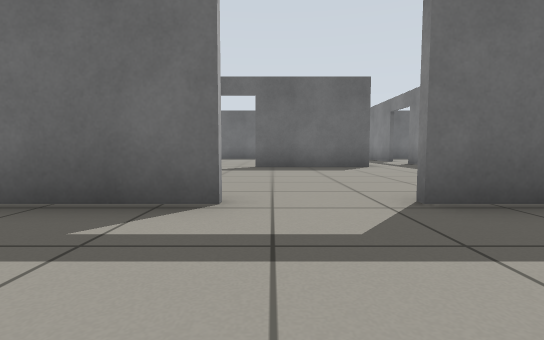
[1] (above)

17 first-person views from a walk through a world built for the Gazebo simulator. The camera is 0.5 m above the floor, tilts 4° down and sees 85° across. The floor is counted in squares, 1 m on a side. Each view is taken from the middle of a square. On the plan, view 1 faces up. The plan holds only what a view shows up to about 9 squares ahead; the rest is blank.

[2]
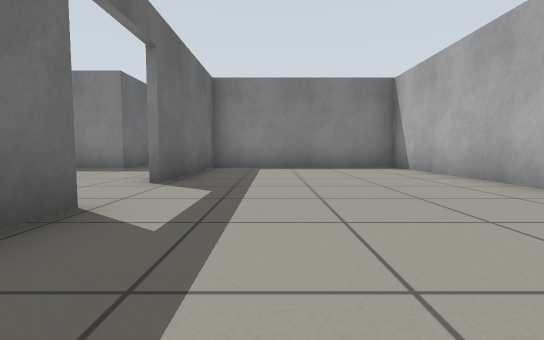

[3]
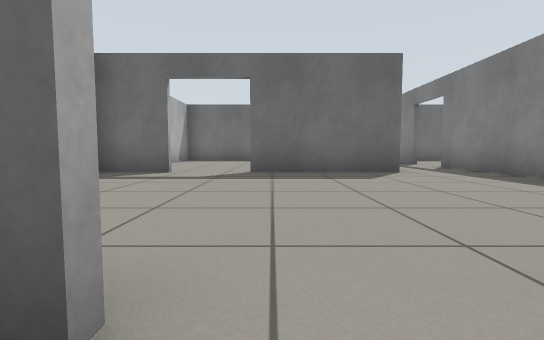

[4]
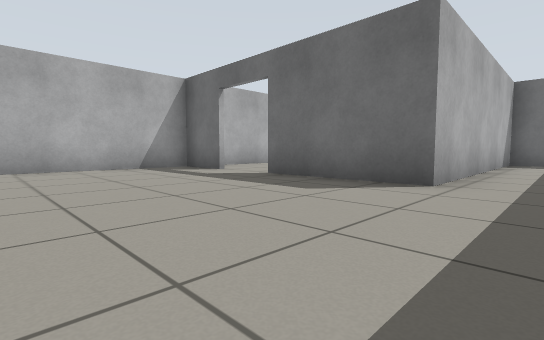

[5]
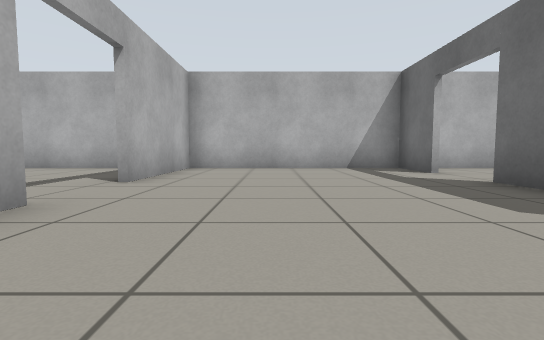

[6]
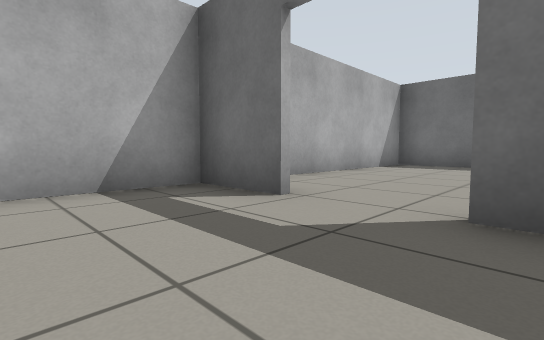

[7]
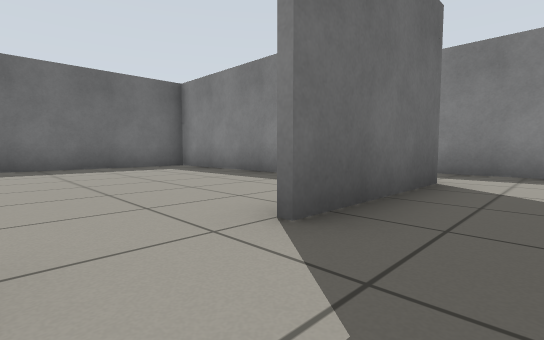

[8]
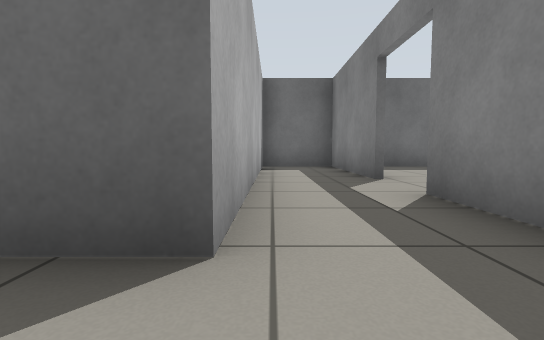

[9]
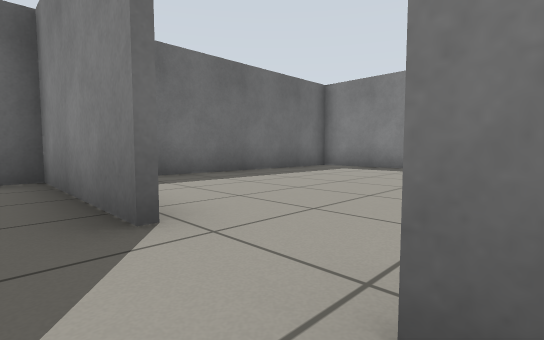

[10]
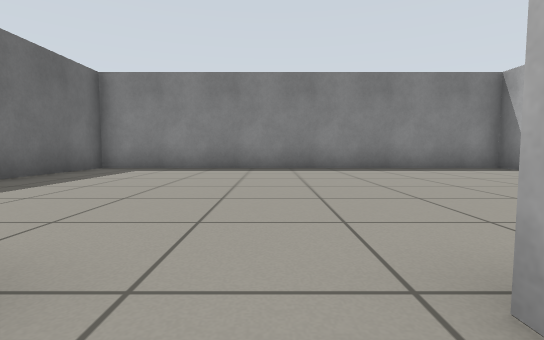

[11]
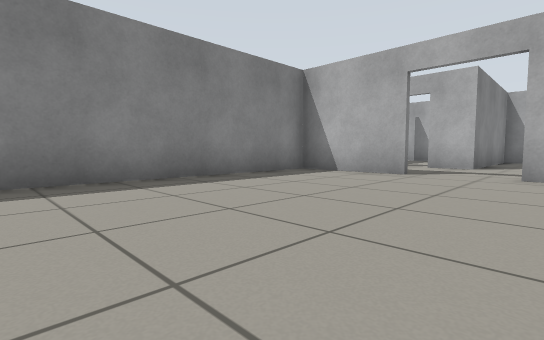

[12]
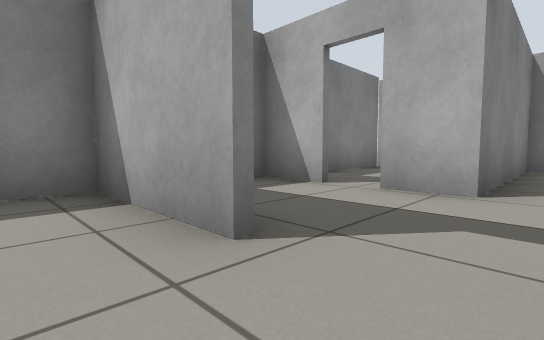

[13]
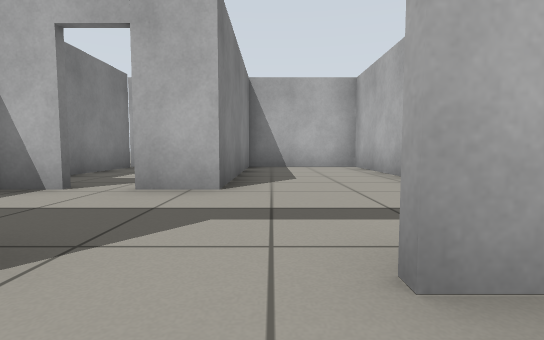

[14]
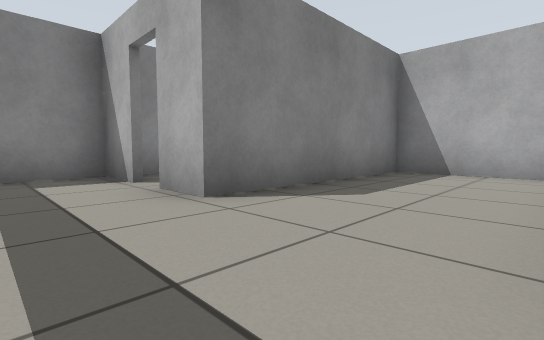

[15]
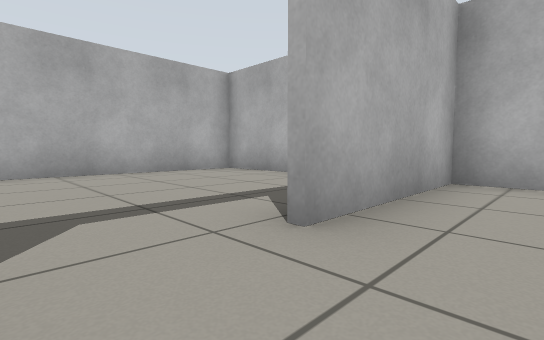

[16]
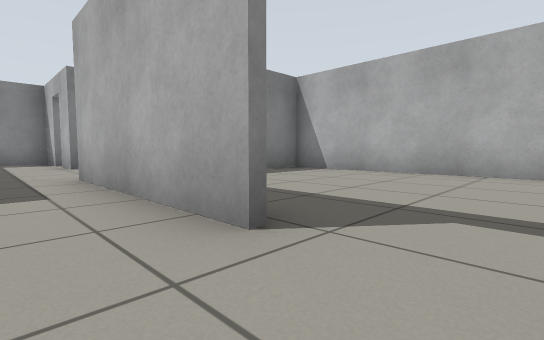

[17]
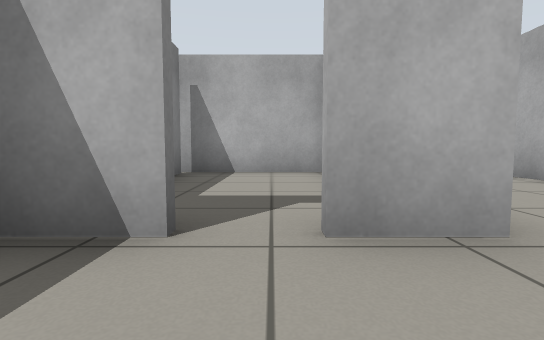

### Floor plan
Points are (right, up) in squares from view 1. A wall is a line through its corners. A room is listed if a view was taken in it or the views show most of it. See-through windows are left out.
Room 1 (views 1, 2, 3)
walls: (-0.4, 2.7) (-2.5, 2.7); (-3.8, 1) (-3.8, -2.4) (4.9, -2.4); (5.5, -2.5) (5.5, 2.7) (1.4, 2.7)
ways out: open door at (0.5, 3) to room 2
Room 2 (views 4, 5, 6, 7, 8, 9, 10, 15, 16)
walls: (-2.1, 8.3) (-3.8, 8.3) (-3.8, 2.8) (-0.4, 2.8); (1.4, 2.8) (5.8, 2.8); (6.1, 4.9) (4.7, 4.9) (4.7, 10.4); (4.7, 11.9) (4.7, 15.5) (2.7, 15.5) (2.7, 8.3) (-0.5, 8.3)
ways out: open door at (0.5, 3) to room 1; open door at (5, 11.5) to room 3; opening at (5, 4) to room 4; open door at (-1.5, 8) to room 5
Room 3 (views 11, 12, 13)
walls: (7, 5) (7.6, 5); (9.2, 5) (11.9, 5) (11.9, 15.5) (6.1, 15.5)
ways out: open door at (5, 11.5) to room 2; open door at (8.5, 5) to room 4
Room 4 (views 14, 17)
walls: (10.5, 2.3) (11.9, 2.3) (11.9, 3.9); (5.6, 0.6) (5.6, -2.5); (4.9, -2.4) (8.6, -2.4) (8.6, 2.3) (9.8, 2.3)
ways out: opening at (5, 4) to room 2; open door at (8.5, 5) to room 3; open door at (10, 2) to room 6
Room 5 (no view inside)
walls: (2.6, 11.4) (2.6, 15.5) (-3.4, 15.5); (-3.8, 15.1) (-3.8, 9.4)
ways out: open door at (-1.5, 8) to room 2
Room 6 (no view inside)
walls: (8.9, -2.4) (12.1, -2.4); (11.9, -2.1) (11.9, 1.8)
ways out: open door at (10, 2) to room 4; gap at (12, -2)

Where each view was taken, in squares from view 1:
view 1: 0 up, 0 right, facing up
view 2: 1 up, 3 left, facing right
view 3: 2 up, 0 right, facing up
view 4: 4 up, 4 right, facing up-left
view 5: 5 up, 4 right, facing left
view 6: 6 up, 0 right, facing up-left
view 7: 7 up, 2 left, facing up-right
view 8: 7 up, 3 right, facing up
view 9: 10 up, 4 right, facing up-right
view 10: 11 up, 4 right, facing right
view 11: 11 up, 7 right, facing down-right
view 12: 6 up, 8 right, facing down-right
view 13: 6 up, 8 right, facing down
view 14: 4 up, 6 right, facing down-right
view 15: 4 up, 1 right, facing down-left
view 16: 4 up, 0 right, facing down-right
view 17: 4 up, 10 right, facing down
